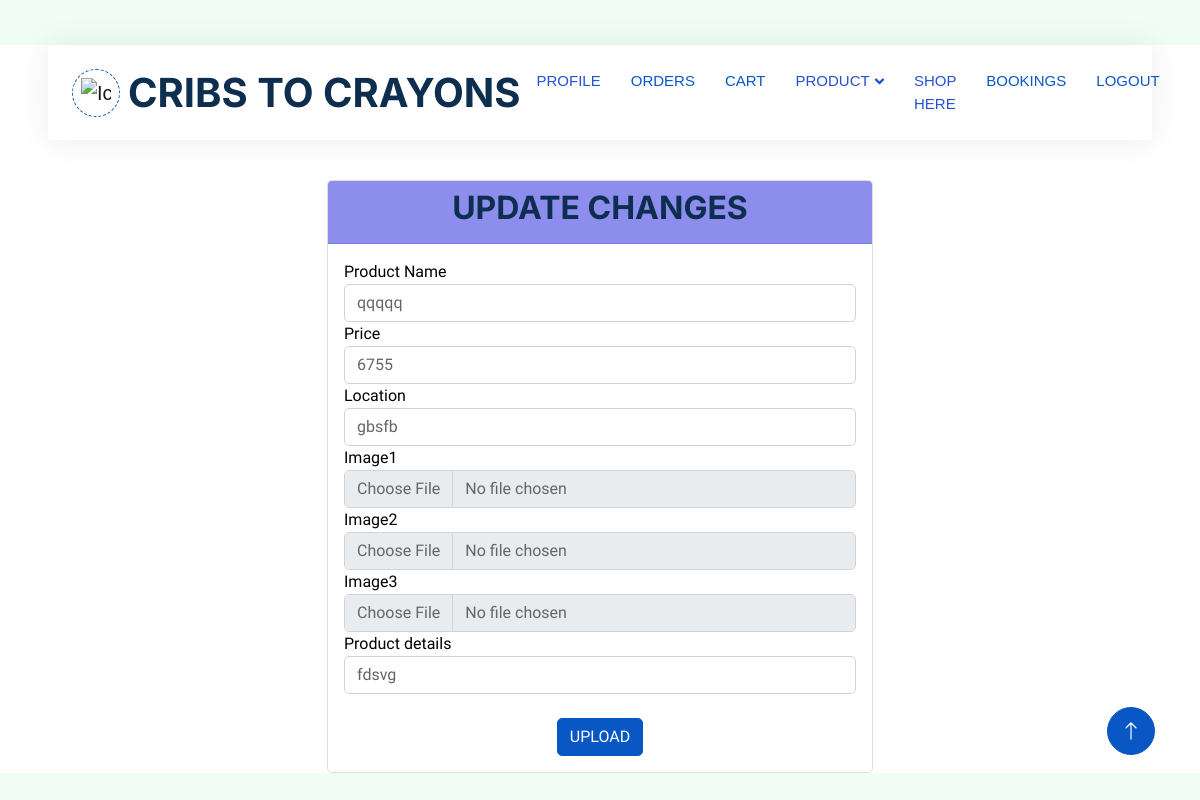
/edit__product/11 (signed in), run on the app's committed database.
### app1/models.py (models this page shows)
class Product(models.Model):
    user_id=models.ForeignKey(User,on_delete=models.CASCADE,null=True, blank=True)
    product_name=models.CharField(max_length=30)
    price=models.IntegerField()
    product_details=models.CharField(max_length=100)
    location=models.CharField(max_length=30)
    image1=models.FileField(upload_to='product')
    image2=models.FileField(upload_to='product')
    image3=models.FileField(upload_to='product')

### app1/views.py (the view)
# urls.py: path('edit__product/<int:id>',views.edit__product,name="edit__product"),
@login_required(login_url='login/')
def edit__product(request,id):
    product=Product.objects.get(id=id)
    if request.method=='POST':
        product_name=request.POST['product_name']
        price=request.POST['price']
        product_details=request.POST['product_details']
        location=request.POST['location']
        if 'image1' in request.FILES:
            product.image1=request.FILES['image1']
        if 'image2' in request.FILES:
            product.image2=request.FILES['image2']
        if 'image3' in request.FILES:
            product.image3=request.FILES['image3']
        product.product_name=product_name
        product.price=price
        product.product_details=product_details
        product.location=location
        product.save()
        return redirect(seller__viewproducts)
    else:
        return render(request,'Customer/editproduct.html',{'product':product})

### template/Customer/editproduct.html (shortened to what this page needs)
<!DOCTYPE html>
<html lang="en">
{% load static %}
<head>
    <link href="https://cdnjs.cloudflare.com/ajax/libs/font-awesome/5.10.0/css/all.min.css" rel="stylesheet">
    <link href="https://cdn.jsdelivr.net/npm/bootstrap-icons@1.4.1/font/bootstrap-icons.css" rel="stylesheet">
    <link href="{% static 'js/animate.min.css' %}" rel="stylesheet">
    <link href="{% static 'js/owl.carousel.min.css' %}" rel="stylesheet">
    <link href="{% static 'css/bootstrap.min.css' %}" rel="stylesheet">
    <link href="{% static 'css/style.css' %}" rel="stylesheet">
</head>
<body>
    <div class="container-xxl bg-white p-0">
        <div class="container-fluid nav-bar bg-transparent">
            <nav class="navbar navbar-expand-lg bg-white navbar-light py-0 px-4">
                <a href="" class="navbar-brand d-flex align-items-center text-center">
                    <div class="icon p-2 me-2">
                        <img class="img-fluid" src="{% static 'img/logo.gif' %}" alt="Icon" style="width: 30px; height: 30px;">
                    </div>
                    <h1 class="m-0 " >CRIBS TO CRAYONS</h1>
                </a>
                <div class="collapse navbar-collapse" id="navbarCollapse">
                  <div class="navbar-nav ms-auto">
                      <a href="{% url 'customerprofile'%}" class="nav-item nav-link">PROFILE</a>
                      <a href="{% url 'myorders'%}" class="nav-item nav-link active">ORDERS</a>
                      <a href="{% url 'cart'%}" class="nav-item nav-link active">CART</a>
                      <div class="nav-item dropdown" style="color: #0400ff;">
                          <a href="#" class="nav-link dropdown-toggle" data-bs-toggle="dropdown">PRODUCT</a>
                 </div>
                 <a href="{% url 'purchase'%}" class="nav-item nav-link">SHOP HERE</a>
                 <a href="{% url 'seller__viewbookings'%}" class="nav-item nav-link active">BOOKINGS</a>
                      <a href="{% url 'login'%}" class="nav-item nav-link active">LOGOUT</a>
                  </div>
              </div>
          </nav>
      </div>
  </h3><br>
<p>
  <div class="container">
    <div class="row justify-content-center">
      <div class="col-md-6 registration-container">
        <div class="card">
          <div class="card-header" style="background-color: rgb(141, 141, 237);">
            <h2 class="text-center" >UPDATE CHANGES</h2>
          </div>
          <div class="card-body">
            <form action="{% url 'edit__product' id=product.id %}" method="POST" enctype="multipart/form-data">
              <div class="form-group">
                <label for="username"style="color: black;">Product Name</label>
                <input type="text" class="form-control" id="username" name="product_name" value="{{ product.product_name }}">
              </div><div class="form-group">
                <label for="username"style="color: black;">Price</label>
                <input type="text" class="form-control" id="username" name="price" value="{{ product.price }}">
              </div>
              <div class="form-group">
                <label for="username"style="color: black;">Location</label>
                <input type="text" class="form-control" id="username" name="location" value="{{ product.location }}">
              </div>
              <div class="form-group">
                <label for="username"style="color: black;">Image1 </label>
                <input type="file" class="form-control" id="username" name="image1" value="{{ product.image1 }}">
              </div>
              <div class="form-group">
                <label for="username"style="color: black;">Image2</label>
                <input type="file" class="form-control" id="username" name="image2" value="{{ product.image2 }}">
              </div>
              <div class="form-group">
                <label for="username"style="color: black;">Image3</label>
                <input type="file" class="form-control" id="username" name="image3" value="{{ product.image3 }}">
              </div>
              <div class="form-group">
                <label for="email"style="color: black;">Product details</label>
                <input type="text" class="form-control" id="email" name="product_details" value="{{ product.product_details }}">
              </div>
              <div class="d-flex mt-4">
              <button type="submit" class="btn btn-primary btn-block mx-auto">UPLOAD</button>
            </div>
            </form>
          </div>
        </div>
      </div>
    </div>
  </div>
  <a href="#" class="btn btn-lg btn-primary btn-lg-square back-to-top"><i class="bi bi-arrow-up"></i></a>
</div>
</body>
</html>

### static/css/style.css (style rules this page uses)
:root { --primary: #0957c5; --secondary: #2264ff; --light: #EFFDF5; --dark: #2551d3; }
.back-to-top { position: fixed; display: none; right: 45px; bottom: 45px; z-index: 99; }
.btn { transition: .5s; }
.btn.btn-primary, .btn.btn-secondary { color: #FFFFFF; }
.btn-lg-square { width: 48px; height: 48px; }
.btn-square, .btn-sm-square, .btn-lg-square { padding: 0; display: flex; align-items: center; justify-content: center; font-weight: normal; border-radius: 50px; }
.nav-bar { position: relative; margin-top: 45px; padding: 0 3rem; transition: .5s; z-index: 9999; }
.navbar { box-shadow: 0 0 30px rgba(0, 0, 0, .08); }
.navbar .dropdown-toggle::after { border: none; content: "\f107"; font-family: "Font Awesome 5 Free"; font-weight: 900; vertical-align: middle; margin-left: 5px; transition: .5s; }
.navbar-light .navbar-nav .nav-link { margin-right: 30px; padding: 25px 0; color: #5288e0; font-size: 15px; text-transform: uppercase; outline: none; }
.navbar-light .navbar-nav .nav-link:hover, .navbar-light .navbar-nav .nav-link.active { color: var(--primary); }
.navbar-light .navbar-brand { height: 75px; }
.navbar-light .navbar-nav .nav-link { color: var(--dark); font-weight: 500; }
.icon { padding: 15px; display: inline-flex; align-items: center; justify-content: center; background: #FFFFFF !important; border-radius: 50px; border: 1px dashed var(--primary) !important; }

### template/Customer/editproduct.html (style rules this page uses)
.container-fluid { background-color: rgb(126, 28, 223); font-family: Caveat; font-family: Arial, sans-serif; background-color:#c8cbeadd; color: rgb(17, 86, 15); }
.container { margin-top: 0px; }

### data on the page
Product: product_name "qqqqq", price "6755", location "gbsfb", product_details "fdsvg"
